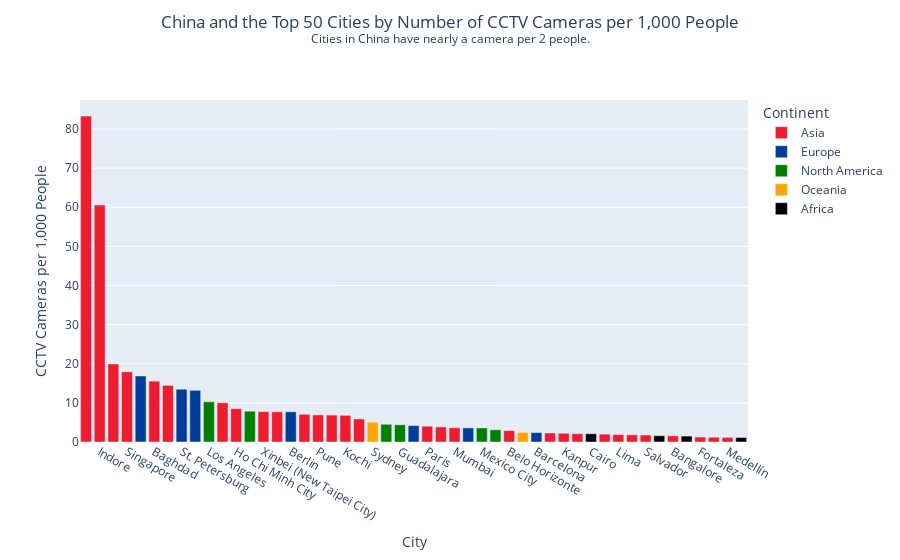

The notebook cell saved with this chart:
### Code cell
import numpy as np
import pandas as pd
pd.options.mode.chained_assignment = None  
import plotly.graph_objs as go
import plotly.express as px
from plotly.offline import init_notebook_mode
init_notebook_mode(connected=True)

cctv = pd.read_csv("datasets/cctv.csv")

df = cctv

asia = {'Singapore', 'Myanmar', 'Yemen', 'Thailand', 'Philippines', 'Indonesia', 'Israel', 'Iraq', 'Pakistan', 'South Korea', 'India', 'Vietnam', 'Malaysia', 'Saudi Arabia', 'Japan', 'China', 'Taiwan', 'Afghanistan', 'Hong Kong', 'Turkey', 'Bangladesh', 'Iran'}
europe = {'Spain', 'Russia', 'Italy', 'Germany', 'United Kingdom'}
north_america = {'Mexico', 'United States', 'Dominican Republic', 'Canada'}
south_america = {'Mexico', 'United States', 'Dominican Republic', 'Canada'}
africa = {'Kenya', 'Egypt', 'Ethiopia', 'Nigeria', 'Madagascar', 'Burkina Faso', 'South Africa', 'Cameroon', 'Morocco', 'Uganda', 'Sudan', 'Tanzania', 'Angola', 'Senegal'}
oceania = {'Australia'}

# Map each country to its continent
def get_continent(country):
    if country in asia:
        return 'Asia'
    elif country in europe:
        return 'Europe'
    elif country in north_america:
        return 'North America'
    elif country in south_america:
        return 'South America'
    elif country in africa:
        return 'Africa'
    elif country in oceania:
        return 'Oceania'
    else:
        return 'Asia'

df['Continent'] = df['Country'].apply(get_continent)

# Exclude cities in China
df_non_china = df[df['Country'] != 'China']

# Calculate the mean value for cities in China
china_mean = df[df['Country'] == 'China']['# of CCTV Cameras per 1,000 People'].mean()

# Create a new DataFrame for the mean value
mean_china_df = pd.DataFrame({
    'City': ['Est. of cities in China'],
    '# of CCTV Cameras per 1,000 People': [china_mean],
    'Continent': ['Asia'],
    'Country': ['China']
})

# Concatenate the two DataFrames
final_df = pd.concat([df_non_china, mean_china_df], ignore_index=True)

# Sort the DataFrame by the number of CCTV cameras per 1,000 people
final_df = final_df.sort_values(by='# of CCTV Cameras per 1,000 People', ascending=False)

# Select the top 50 values
top_50_df = final_df.head(50)

# COLORS
# Define custom colors for each continent
color_map = {
    'Asia': 'rgb(238, 28, 47)',
    'Europe': 'rgb(0, 61, 153)',
    'North America': 'green',
    'South America': 'yellow',
    'Africa': 'black',
    'Oceania': 'orange',
    'Other': 'grey'
}

# Create the bar graph
fig = px.bar(top_50_df, x='City', y='# of CCTV Cameras per 1,000 People', color='Continent',
             title='China and the Top 50 Cities by Number of CCTV Cameras per 1,000 People<br><sup>Cities in China have nearly a camera per 2 people.</sup>',
             hover_data={'Country': True}, color_discrete_map=color_map,
             labels={'# of CCTV Cameras per 1,000 People': 'CCTV Cameras per 1,000 People'})

# Customize hover label formatting
fig.update_traces(
    hovertemplate='City: %{x}<br>Country: %{customdata[0]}<br># of CCTV Cameras per 1000 people: %{y}'
)


fig.update_layout(
    height = 500,
    xaxis={'categoryorder':'total descending'},
    title={
        'y':0.95,
        'x':0.5,
        'xanchor': 'center',
        'yanchor': 'top'
    }
)

fig.show()

### Figure 1 — Plotly figure (JSON) as saved in the notebook; plotly's stock layout.template omitted (floating-point values rounded to 4 significant figures)
{"data": [{"alignmentgroup": "True", "customdata": [["China"], ["India"], ["India"], ["India"], ["Singapore "], ["Iraq"], ["South Korea"], ["South Korea"], ["Vietnam"], ["Taiwan"], ["India"], ["Hong Kong"], ["India"], ["Turkey"], ["India"], ["Thailand"], ["France "], ["Colombia"], ["India"], ["Brazil"], ["India"], ["India"], ["Turkey"], ["Brazil"], ["Peru"], ["Vietnam"], ["Brazil"], ["India"], ["Brazil"], ["Brazil"], ["Colombia"]], "hovertemplate": "City: %{x}<br>Country: %{customdata[0]}<br># of CCTV Cameras per 1000 people: %{y}", "legendgroup": "Asia", "marker": {"color": "rgb(238, 28, 47)", "pattern": {"shape": ""}}, "name": "Asia", "offsetgroup": "Asia", "orientation": "v", "showlegend": true, "textposition": "auto", "type": "bar", "x": ["Est. of cities in China", "Hyderabad", "Indore", "Delhi", "Singapore", "Baghdad", "Seoul", "Busan", "Ho Chi Minh City", "Xinbei (New Taipei City)", "Chennai", "Hong Kong", "Pune", "Istanbul", "Kochi", "Bangkok", "Paris", "Bogotá", "Mumbai", "Belo Horizonte", "Lucknow", "Kanpur", "Ankara", "Rio de Janeiro", "Lima", "Hanoi", "Salvador", "Bangalore", "Fortaleza", "Porto Alegre", "Medellín"], "xaxis": "x", "y": [439.1, 83.32, 60.57, 19.96, 17.94, 15.56, 14.47, 10.03, 8.52, 7.77, 7.73, 7.09, 6.92, 6.88, 6.82, 5.89, 4.04, 3.85, 3.65, 2.91, 2.3, 2.24, 2.12, 2.01, 1.89, 1.84, 1.78, 1.58, 1.27, 1.22, 1.19], "yaxis": "y"}, {"alignmentgroup": "True", "customdata": [["Russia"], ["Russia"], ["United Kingdom"], ["Germany"], ["Spain"], ["Italy"], ["Spain"]], "hovertemplate": "City: %{x}<br>Country: %{customdata[0]}<br># of CCTV Cameras per 1000 people: %{y}", "legendgroup": "Europe", "marker": {"color": "rgb(0, 61, 153)", "pattern": {"shape": ""}}, "name": "Europe", "offsetgroup": "Europe", "orientation": "v", "showlegend": true, "textposition": "auto", "type": "bar", "x": ["Moscow", "St. Petersburg", "London", "Berlin", "Madrid", "Rome", "Barcelona"], "xaxis": "x", "y": [16.88, 13.49, 13.21, 7.72, 4.19, 3.59, 2.41], "yaxis": "y"}, {"alignmentgroup": "True", "customdata": [["United States"], ["United States"], ["Mexico"], ["Mexico"], ["Mexico"], ["Canada"]], "hovertemplate": "City: %{x}<br>Country: %{customdata[0]}<br># of CCTV Cameras per 1000 people: %{y}", "legendgroup": "North America", "marker": {"color": "green", "pattern": {"shape": ""}}, "name": "North America", "offsetgroup": "North America", "orientation": "v", "showlegend": true, "textposition": "auto", "type": "bar", "x": ["Los Angeles", "New York", "Puebla", "Guadalajara", "Mexico City", "Toronto"], "xaxis": "x", "y": [10.27, 7.88, 4.53, 4.4, 3.59, 3.13], "yaxis": "y"}, {"alignmentgroup": "True", "customdata": [["Australia"], ["Australia"]], "hovertemplate": "City: %{x}<br>Country: %{customdata[0]}<br># of CCTV Cameras per 1000 people: %{y}", "legendgroup": "Oceania", "marker": {"color": "orange", "pattern": {"shape": ""}}, "name": "Oceania", "offsetgroup": "Oceania", "orientation": "v", "showlegend": true, "textposition": "auto", "type": "bar", "x": ["Sydney", "Melbourne"], "xaxis": "x", "y": [5.06, 2.45], "yaxis": "y"}, {"alignmentgroup": "True", "customdata": [["Egypt"], ["South Africa"], ["South Africa"], ["Nigeria"]], "hovertemplate": "City: %{x}<br>Country: %{customdata[0]}<br># of CCTV Cameras per 1000 people: %{y}", "legendgroup": "Africa", "marker": {"color": "black", "pattern": {"shape": ""}}, "name": "Africa", "offsetgroup": "Africa", "orientation": "v", "showlegend": true, "textposition": "auto", "type": "bar", "x": ["Cairo", "Cape Town", "Johannesburg", "Kano"], "xaxis": "x", "y": [2.1, 1.61, 1.52, 1.15], "yaxis": "y"}], "layout": {"autosize": true, "barmode": "relative", "legend": {"title": {"text": "Continent"}, "tracegroupgap": 0}, "title": {"text": "China and the Top 50 Cities by Number of CCTV Cameras per 1,000 People<br><sup>Cities in China have nearly a camera per 2 people.</sup>", "x": 0.5, "xanchor": "center", "y": 0.95, "yanchor": "top"}, "xaxis": {"anchor": "y", "autorange": false, "categoryorder": "total descending", "domain": [0, 1], "range": [0.5576, 49.5], "title": {"text": "City"}, "type": "category"}, "yaxis": {"anchor": "x", "autorange": false, "domain": [0, 1], "range": [0, 87.43], "title": {"text": "CCTV Cameras per 1,000 People"}, "type": "linear"}}}
